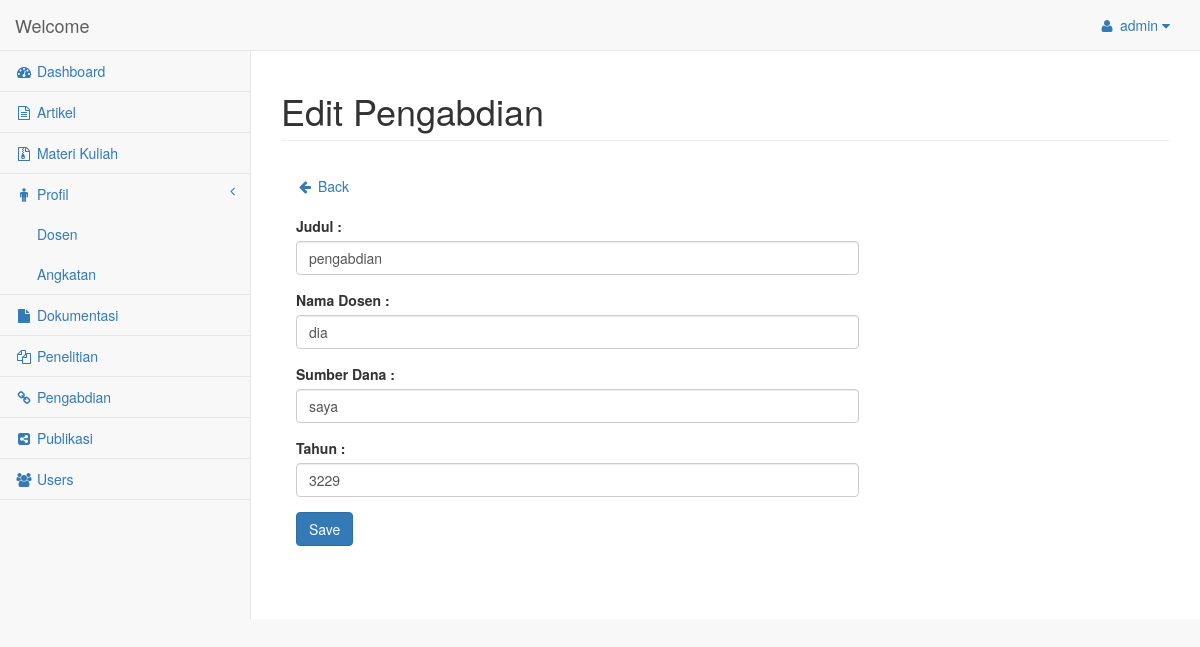
The page /editpengabdian.php?id=1 (signed in) on the database its author committed.
### tables this page shows
CREATE TABLE IF NOT EXISTS `pengabdian` (
  `id` int(3) NOT NULL AUTO_INCREMENT,
  `judul` varchar(125) NOT NULL,
  `nama_dosen` varchar(125) NOT NULL,
  `sumber_dana` varchar(124) NOT NULL,
  `tahun` varchar(4) NOT NULL,
  PRIMARY KEY (`id`)
);

### database.php (called while the page is built, shortened)
<?php
if (!isset($_SESSION['user'])){
  header('Location:login.php');
}else{
  $username = $_SESSION['user'];
}
?>

### editpengabdian.php (the view, shortened to what this page needs)
<?php
  require 'database.php';
    $id = null;
    if ( !empty($_GET['id'])) {
        $id = $_REQUEST['id'];
    }
    if (!empty($_POST)) {
        $nameError = null;
        $topicError = null;
        $phoneError = null;
        $emailError = null;
        $messageError = null;
        $judul = $_POST['judul'];
        $nama = $_POST['nama'];
        $tahun = $_POST['tahun'];
        $sumber = $_POST['sumber'];
        $valid = true;
        if ($valid) {
              Database::disconnect();
              $pdo = Database::connect();
              $pdo->setAttribute(PDO::ATTR_ERRMODE, PDO::ERRMODE_EXCEPTION);
              $sql = "UPDATE pengabdian set judul = ?, nama_dosen = ?, tahun = ?, sumber_dana = ? WHERE id = ?";
              $q = $pdo->prepare($sql);
              $q->execute(array($judul,$nama,$tahun,$sumber,$id));
              Database::disconnect();
            echo "<script> location.replace('pengabdian.php'); </script>";
        }
    } else {
        $pdo = Database::connect();
        $pdo->setAttribute(PDO::ATTR_ERRMODE, PDO::ERRMODE_EXCEPTION);
        $sql = "SELECT * FROM pengabdian where id = ?";
        $q = $pdo->prepare($sql);
        $q->execute(array($id));
        $data = $q->fetch(PDO::FETCH_ASSOC);
        $judul = $data['judul'];
        $nama = $data['nama_dosen'];
        $tahun = $data['tahun'];
        $sumber = $data['sumber_dana'];
    }
?>
<!DOCTYPE html>
<html lang="en">
<head>
      <link href="bower_components/bootstrap/dist/css/bootstrap.min.css" rel="stylesheet">
      <link href="bower_components/metisMenu/dist/metisMenu.min.css" rel="stylesheet">
      <link href="dist/css/timeline.css" rel="stylesheet">
      <link href="dist/css/sb-admin-2.css" rel="stylesheet">
      <link href="bower_components/morrisjs/morris.css" rel="stylesheet">
      <link href="bower_components/font-awesome/css/font-awesome.min.css" rel="stylesheet" type="text/css">
</head>
<body>
    <div id="wrapper">
        <nav class="navbar navbar-default navbar-static-top" role="navigation" style="margin-bottom: 0">
            <div class="navbar-header">
                <a class="navbar-brand" href="dashboard.php">Welcome</a>
            </div>
            <ul class="nav navbar-top-links navbar-right">
                <li class="dropdown">
                    <a class="dropdown-toggle" data-toggle="dropdown" href="#">
                       <i class="fa fa-user fa-fw"></i> <?php echo $username ?> <i class="fa fa-caret-down"></i>
                    </a>
                </li>
            </ul>
            <div class="navbar-default sidebar" role="navigation">
                <div class="sidebar-nav navbar-collapse">
                    <ul class="nav" id="side-menu">
                      <li>
                          <a href="dashboard.php"><i class="fa fa-dashboard fa-fw"></i> Dashboard</a>
                      </li>
                      <li>
                          <a href="artikel.php"><i class="fa fa-file-text-o fa-fw"></i> Artikel</a>
                      </li>
                      <li>
                          <a href="materikuliah.php"><i class="fa fa-file-archive-o fa-fw"></i> Materi Kuliah</a>
                      </li>
                      <li>
                        <a href="#"><i class="fa fa-male fa-fw"></i> Profil<span class="fa arrow"></span></a>
                        <ul class="nav nav-second-level">
                          <li>
                              <a href="dosen.php">Dosen</a>
                          </li>
                          <li>
                              <a href="angkatan.php">Angkatan</a>
                          </li>
                        </ul>
                      </li>
                      <li>
                          <a href="dokumentasi.php"><i class="fa fa-file fa-fw"></i> Dokumentasi</a>
                      </li>
                      <li>
                          <a href="penelitian.php"><i class="fa fa-files-o fa-fw"></i> Penelitian</a>
                      </li>
                      <li>
                          <a href="pengabdian.php"><i class="fa fa-link fa-fw"></i> Pengabdian</a>
                      </li>
                      <li>
                          <a href="publikasi.php"><i class="fa fa-share-alt-square fa-fw"></i> Publikasi</a>
                      </li>
                      <li>
                          <a href="users.php"><i class="fa fa-users fa-fw"></i> Users</a>
                      </li>
                    </ul>
                </div>
            </div>
        </nav>
        <div id="page-wrapper">
            <div class="row">
                <div class="col-lg-12">
                    <h1 class="page-header">Edit Pengabdian</h1>
                </div>
            </div>
            <div class="row">
                <div class="col-lg-12">
                    <div class="panel-body">
                        <a href="pengabdian.php"><i class="fa fa-arrow-left fa-fw"></i> Back</a><br><br>
                        <div class="row">
            <div class="col-md-8">
                <form name="sentMessage" id="contactForm" action="editpengabdian.php?id=<?php echo $id?>" method="post" enctype="multipart/form-data">
                  <div class="control-group form-group">
                      <div class="controls">
                          <label>Judul :</label>
                          <input type="text" class="form-control" id="judul" name="judul" required data-validation-required-message="Please enter your name." value="<?php echo !empty($judul)?$judul:'';?>">
                      </div>
                  </div>
                  <div class="control-group form-group">
                      <div class="controls">
                          <label>Nama Dosen :</label>
                          <input type="text" class="form-control" id="name" name="nama" required data-validation-required-message="Please enter your topic." value="<?php echo !empty($nama)?$nama:'';?>">
                      </div>
                  </div>
                  <div class="control-group form-group">
                      <div class="controls">
                          <label>Sumber Dana :</label>
                          <input type="text" class="form-control" id="sumber" name="sumber" required data-validation-required-message="Please enter your topic." value="<?php echo !empty($sumber)?$sumber:'';?>">
                      </div>
                  </div>
                  <div class="control-group form-group">
                      <div class="controls">
                          <label>Tahun :</label>
                          <input type="number" class="form-control" id="tahun" name="tahun" required data-validation-required-message="Please enter your name." value="<?php echo !empty($tahun)?$tahun:'';?>">
                      </div>
                  </div>
                    <button type="submit" class="btn btn-primary" id="Save">Save</button>
                </form>
            </div>
        </div>
                </div>
            </div>
        </div>
    </div>
</body>
</html>

### rows shown on the page
pengabdian: judul "pengabdian", nama "dia", sumber "saya", tahun "3229"

### other values the page prints
$username "admin"
